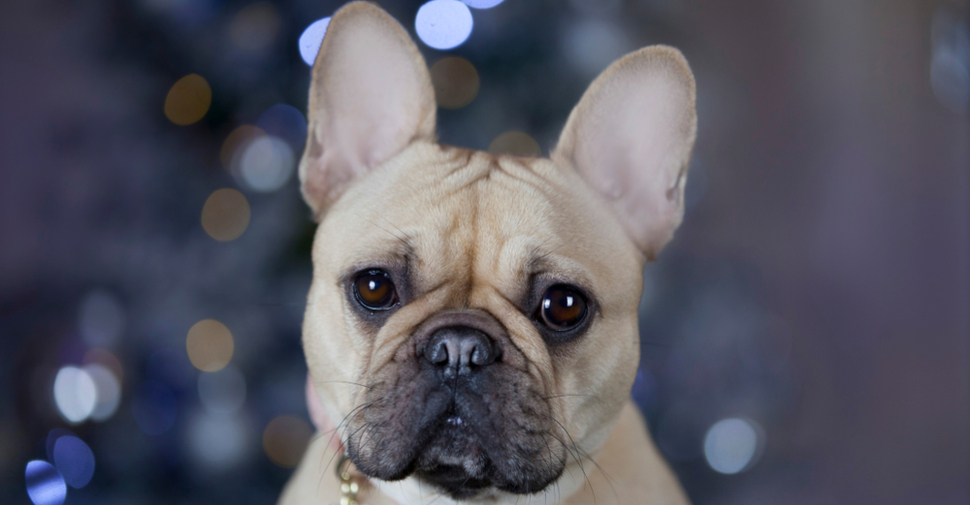
#> input picture dog.jpg, 970 x 505 px
$ python imageMasking.py
#> lines starting #> are read from the running program, lines starting #| are printed output that depends on the picture; after the words box and inside, x2 and y2 are one past the last pixel; in counts of white or black regions, pixels touching at a corner belong together
# import the necessary packages
import numpy as np
import argparse
import cv2
# construct the argument parser and parse the arguments
ap = argparse.ArgumentParser()
ap.add_argument("-i", "--image", type=str, default="dog.jpg",
	help="path to the input image")
args = vars(ap.parse_args())
# load the original input image and display it to our screen
image = cv2.imread(args["image"])
#> image is the input picture: shape (505, 970, 3); mean B, G, R 97.4, 86.1, 86.8
cv2.imshow("Original", image)
# a mask is the same size as our image, but has only two pixel
# values, 0 and 255 -- pixels with a value of 0 (background) are
# ignored in the original image while mask pixels with a value of
# 255 (foreground) are allowed to be kept
mask = np.zeros(image.shape[:2], dtype="uint8")
cv2.rectangle(mask, (0, 90), (290, 450), 255, -1)
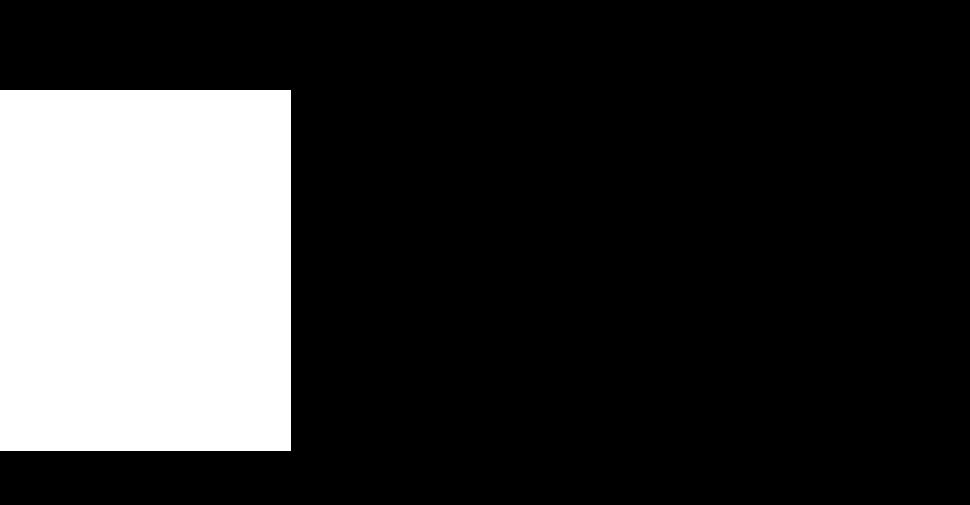
#> mask: shape (505, 970); 21.4% white; 1 white region, box (x1, y1, x2, y2) and area: (0, 90, 291, 451) 105051
cv2.imshow("Rectangular Mask", mask)
# apply our mask -- notice how only the person in the image is
# cropped out
masked = cv2.bitwise_and(image, image, mask=mask)
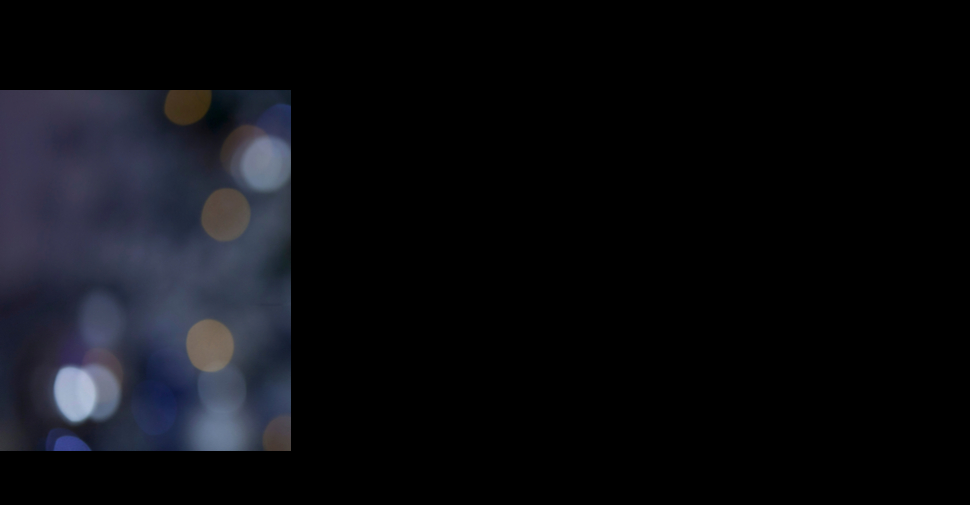
#> masked: shape (505, 970, 3); mean B, G, R 16.6, 12.5, 11.7
cv2.imshow("Mask Applied to Image", masked)
cv2.waitKey(0)
# now, let's make a circular mask with a radius of 100 pixels and
# apply the mask again
mask = np.zeros(image.shape[:2], dtype="uint8")
cv2.circle(mask, (145, 200), 100, 255, -1)
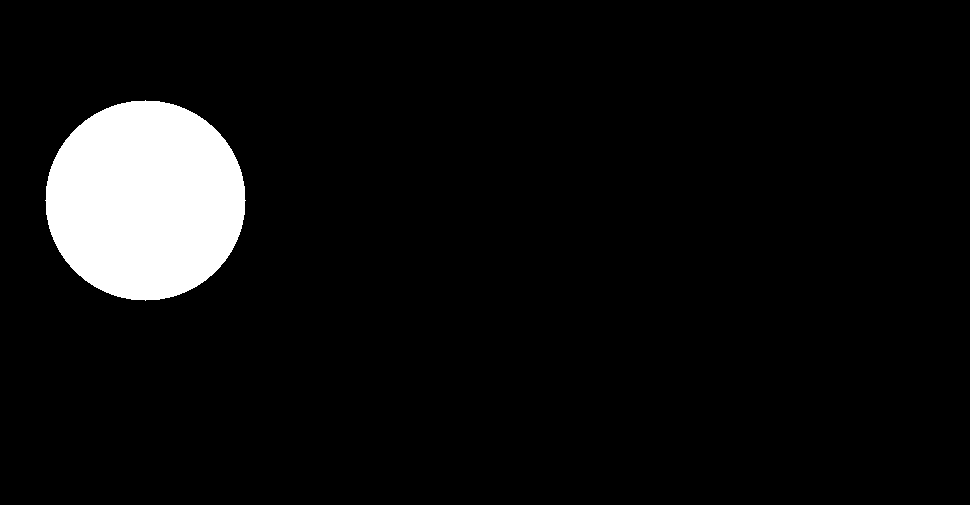
#> mask: shape (505, 970); 6.4% white; 1 white region, box (x1, y1, x2, y2) and area: (45, 100, 246, 301) 31417
masked = cv2.bitwise_and(image, image, mask=mask)
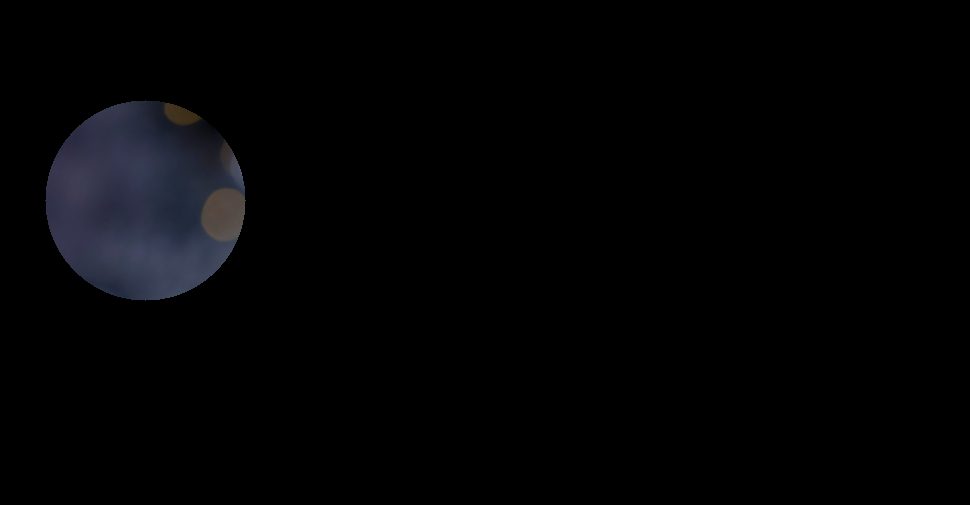
#> masked: shape (505, 970, 3); mean B, G, R 4.5, 3.4, 3.2
# show the output images
cv2.imshow("Circular Mask", mask)
cv2.imshow("Mask Applied to Image", masked)
cv2.waitKey(0)
